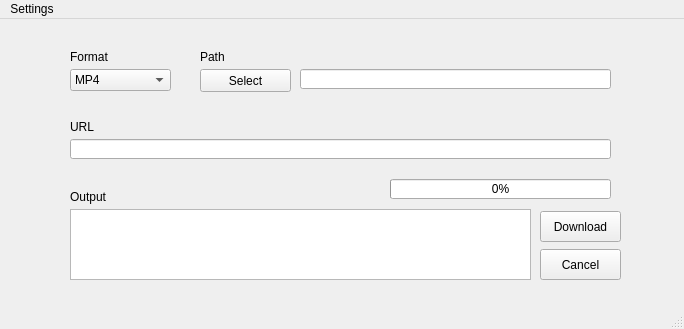
<?xml version="1.0" encoding="UTF-8"?>
<ui version="4.0">
 <class>MainWindow</class>
 <widget class="QMainWindow" name="MainWindow">
  <property name="geometry">
   <rect>
    <x>0</x>
    <y>0</y>
    <width>684</width>
    <height>329</height>
   </rect>
  </property>
  <property name="windowTitle">
   <string>MainWindow</string>
  </property>
  <widget class="QWidget" name="centralwidget">
   <widget class="QLineEdit" name="lineEdit_url">
    <property name="geometry">
     <rect>
      <x>70</x>
      <y>120</y>
      <width>541</width>
      <height>20</height>
     </rect>
    </property>
   </widget>
   <widget class="QLabel" name="label_url">
    <property name="geometry">
     <rect>
      <x>70</x>
      <y>100</y>
      <width>221</width>
      <height>16</height>
     </rect>
    </property>
    <property name="text">
     <string>URL</string>
    </property>
   </widget>
   <widget class="QPlainTextEdit" name="plainTextEdit_output">
    <property name="geometry">
     <rect>
      <x>70</x>
      <y>190</y>
      <width>461</width>
      <height>71</height>
     </rect>
    </property>
    <property name="readOnly">
     <bool>true</bool>
    </property>
   </widget>
   <widget class="QLineEdit" name="lineEdit_path">
    <property name="geometry">
     <rect>
      <x>300</x>
      <y>50</y>
      <width>311</width>
      <height>20</height>
     </rect>
    </property>
   </widget>
   <widget class="QComboBox" name="comboBox_format">
    <property name="geometry">
     <rect>
      <x>70</x>
      <y>50</y>
      <width>101</width>
      <height>22</height>
     </rect>
    </property>
    <item>
     <property name="text">
      <string>MP4</string>
     </property>
    </item>
    <item>
     <property name="text">
      <string>MP3</string>
     </property>
    </item>
    <item>
     <property name="text">
      <string>M4A</string>
     </property>
    </item>
   </widget>
   <widget class="QLabel" name="label_output">
    <property name="geometry">
     <rect>
      <x>70</x>
      <y>170</y>
      <width>261</width>
      <height>16</height>
     </rect>
    </property>
    <property name="text">
     <string>Output</string>
    </property>
   </widget>
   <widget class="QLabel" name="label_format">
    <property name="geometry">
     <rect>
      <x>70</x>
      <y>30</y>
      <width>101</width>
      <height>16</height>
     </rect>
    </property>
    <property name="text">
     <string>Format</string>
    </property>
   </widget>
   <widget class="QLabel" name="label_path">
    <property name="geometry">
     <rect>
      <x>200</x>
      <y>30</y>
      <width>161</width>
      <height>16</height>
     </rect>
    </property>
    <property name="text">
     <string>Path</string>
    </property>
   </widget>
   <widget class="QPushButton" name="pushButton_download">
    <property name="geometry">
     <rect>
      <x>540</x>
      <y>192</y>
      <width>81</width>
      <height>31</height>
     </rect>
    </property>
    <property name="text">
     <string>Download</string>
    </property>
   </widget>
   <widget class="QPushButton" name="pushButton_cancel">
    <property name="geometry">
     <rect>
      <x>540</x>
      <y>230</y>
      <width>81</width>
      <height>31</height>
     </rect>
    </property>
    <property name="text">
     <string>Cancel</string>
    </property>
   </widget>
   <widget class="QLabel" name="label_nb_item">
    <property name="enabled">
     <bool>true</bool>
    </property>
    <property name="geometry">
     <rect>
      <x>230</x>
      <y>160</y>
      <width>61</width>
      <height>21</height>
     </rect>
    </property>
    <property name="text">
     <string/>
    </property>
   </widget>
   <widget class="QProgressBar" name="progressBar_items">
    <property name="enabled">
     <bool>true</bool>
    </property>
    <property name="geometry">
     <rect>
      <x>390</x>
      <y>160</y>
      <width>221</width>
      <height>20</height>
     </rect>
    </property>
    <property name="minimum">
     <number>0</number>
    </property>
    <property name="maximum">
     <number>12</number>
    </property>
    <property name="value">
     <number>0</number>
    </property>
    <property name="invertedAppearance">
     <bool>false</bool>
    </property>
   </widget>
   <widget class="QPushButton" name="pushButton_path">
    <property name="geometry">
     <rect>
      <x>200</x>
      <y>50</y>
      <width>91</width>
      <height>23</height>
     </rect>
    </property>
    <property name="text">
     <string>Select</string>
    </property>
   </widget>
  </widget>
  <widget class="QMenuBar" name="menubar_settings">
   <property name="geometry">
    <rect>
     <x>0</x>
     <y>0</y>
     <width>684</width>
     <height>21</height>
    </rect>
   </property>
   <widget class="QMenu" name="menuSettings">
    <property name="title">
     <string>Settings</string>
    </property>
    <widget class="QMenu" name="menuLanguage">
     <property name="title">
      <string>Language</string>
     </property>
     <addaction name="actionEnglish"/>
     <addaction name="actionFrancais"/>
    </widget>
    <addaction name="menuLanguage"/>
    <addaction name="actionSave_the_path"/>
   </widget>
   <addaction name="menuSettings"/>
  </widget>
  <widget class="QStatusBar" name="statusbar"/>
  <action name="actionEnglish">
   <property name="text">
    <string>English</string>
   </property>
  </action>
  <action name="actionFrancais">
   <property name="text">
    <string>Français</string>
   </property>
  </action>
  <action name="actionSave_the_path">
   <property name="checkable">
    <bool>true</bool>
   </property>
   <property name="text">
    <string>Save the path</string>
   </property>
  </action>
 </widget>
 <resources/>
 <connections/>
</ui>
